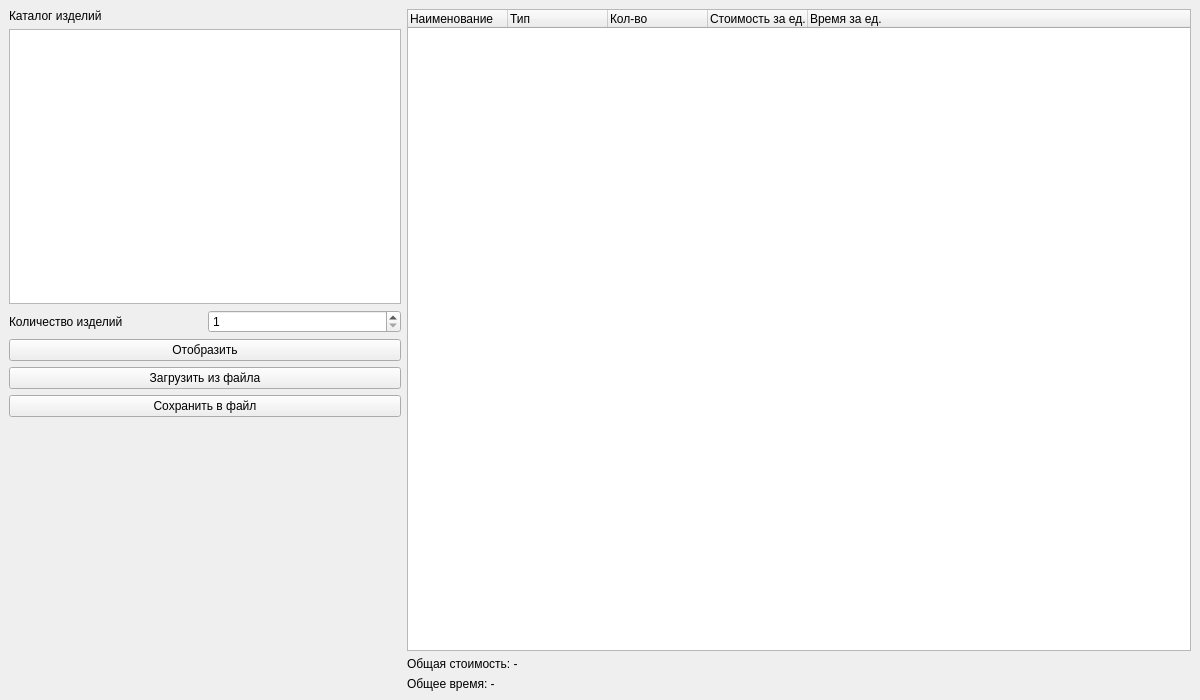
<?xml version="1.0" encoding="UTF-8"?>
<ui version="4.0">
 <class>MainWindow</class>
 <widget class="QMainWindow" name="MainWindow">
  <property name="geometry">
   <rect>
    <x>0</x>
    <y>0</y>
    <width>1200</width>
    <height>700</height>
   </rect>
  </property>
  <property name="windowTitle">
   <string>САПР изделия</string>
  </property>
  <widget class="QWidget" name="centralwidget">
   <layout class="QHBoxLayout" name="horizontalLayout" stretch="1,2">
    <item>
     <layout class="QVBoxLayout" name="leftLayout">
      <item>
       <widget class="QLabel" name="catalogLabel">
        <property name="text">
         <string>Каталог изделий</string>
        </property>
       </widget>
      </item>
      <item>
       <widget class="QListWidget" name="catalog_list"/>
      </item>
      <item>
       <layout class="QHBoxLayout" name="quantityLayout">
        <item>
         <widget class="QLabel" name="quantityLabel">
          <property name="text">
           <string>Количество изделий</string>
          </property>
         </widget>
        </item>
        <item>
         <widget class="QSpinBox" name="quantity_spin">
          <property name="minimum">
           <number>1</number>
          </property>
          <property name="maximum">
           <number>10000</number>
          </property>
          <property name="value">
           <number>1</number>
          </property>
         </widget>
        </item>
       </layout>
      </item>
      <item>
       <widget class="QPushButton" name="show_from_catalog_btn">
        <property name="text">
         <string>Отобразить</string>
        </property>
       </widget>
      </item>
      <item>
       <widget class="QPushButton" name="load_btn">
        <property name="text">
         <string>Загрузить из файла</string>
        </property>
       </widget>
      </item>
      <item>
       <widget class="QPushButton" name="save_btn">
        <property name="text">
         <string>Сохранить в файл</string>
        </property>
       </widget>
      </item>
      <item>
       <spacer name="leftSpacer">
        <property name="orientation">
         <enum>Qt::Orientation::Vertical</enum>
        </property>
        <property name="sizeHint" stdset="0">
         <size>
          <width>20</width>
          <height>40</height>
         </size>
        </property>
       </spacer>
      </item>
     </layout>
    </item>
    <item>
     <layout class="QVBoxLayout" name="rightLayout">
      <item>
       <widget class="QTreeWidget" name="tree">
        <column>
         <property name="text">
          <string>Наименование</string>
         </property>
        </column>
        <column>
         <property name="text">
          <string>Тип</string>
         </property>
        </column>
        <column>
         <property name="text">
          <string>Кол-во</string>
         </property>
        </column>
        <column>
         <property name="text">
          <string>Стоимость за ед.</string>
         </property>
        </column>
        <column>
         <property name="text">
          <string>Время за ед.</string>
         </property>
        </column>
       </widget>
      </item>
      <item>
       <widget class="QLabel" name="total_cost_label">
        <property name="text">
         <string>Общая стоимость: -</string>
        </property>
       </widget>
      </item>
      <item>
       <widget class="QLabel" name="total_time_label">
        <property name="text">
         <string>Общее время: -</string>
        </property>
       </widget>
      </item>
     </layout>
    </item>
   </layout>
  </widget>
 </widget>
 <resources/>
 <connections/>
</ui>
